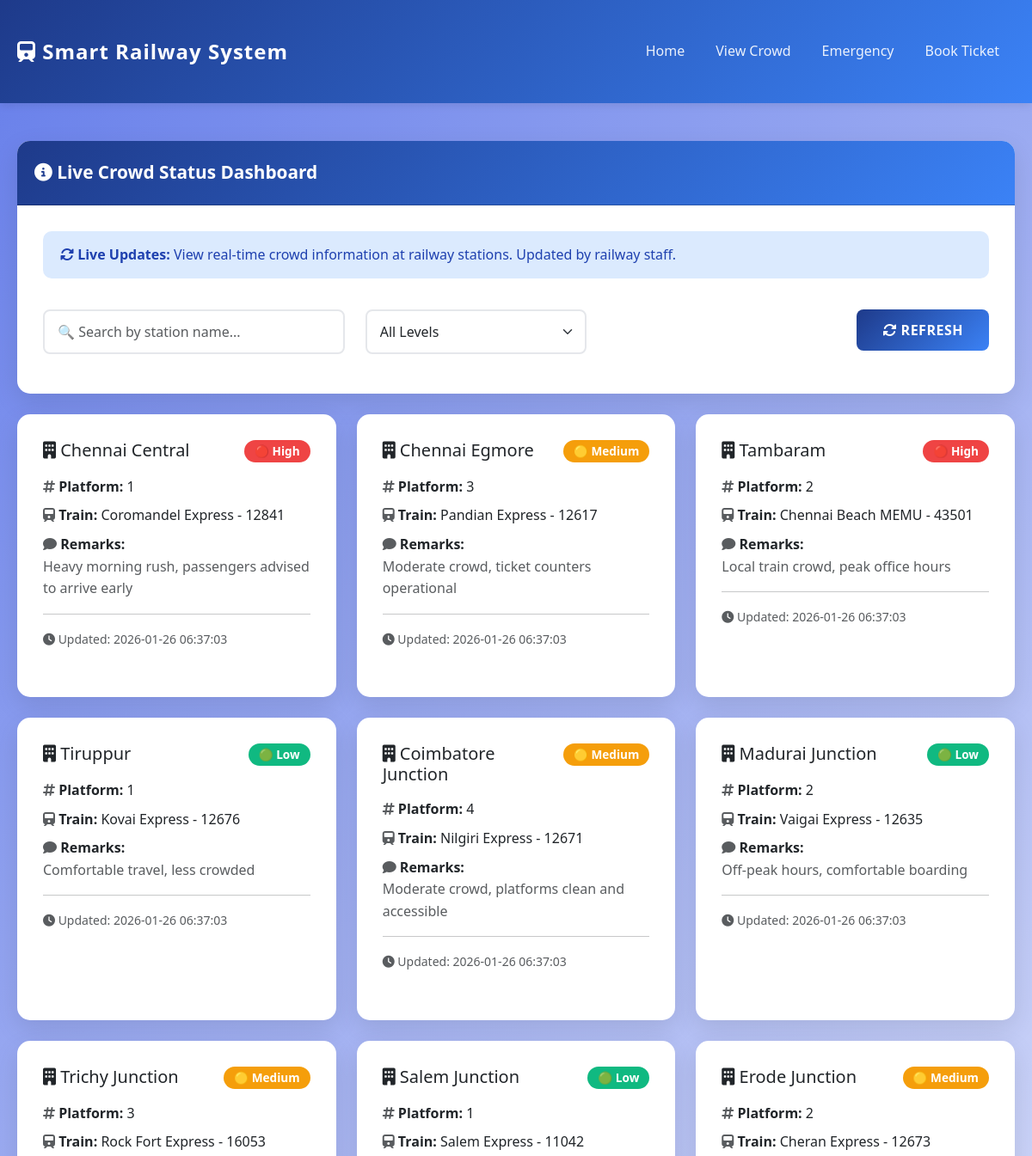
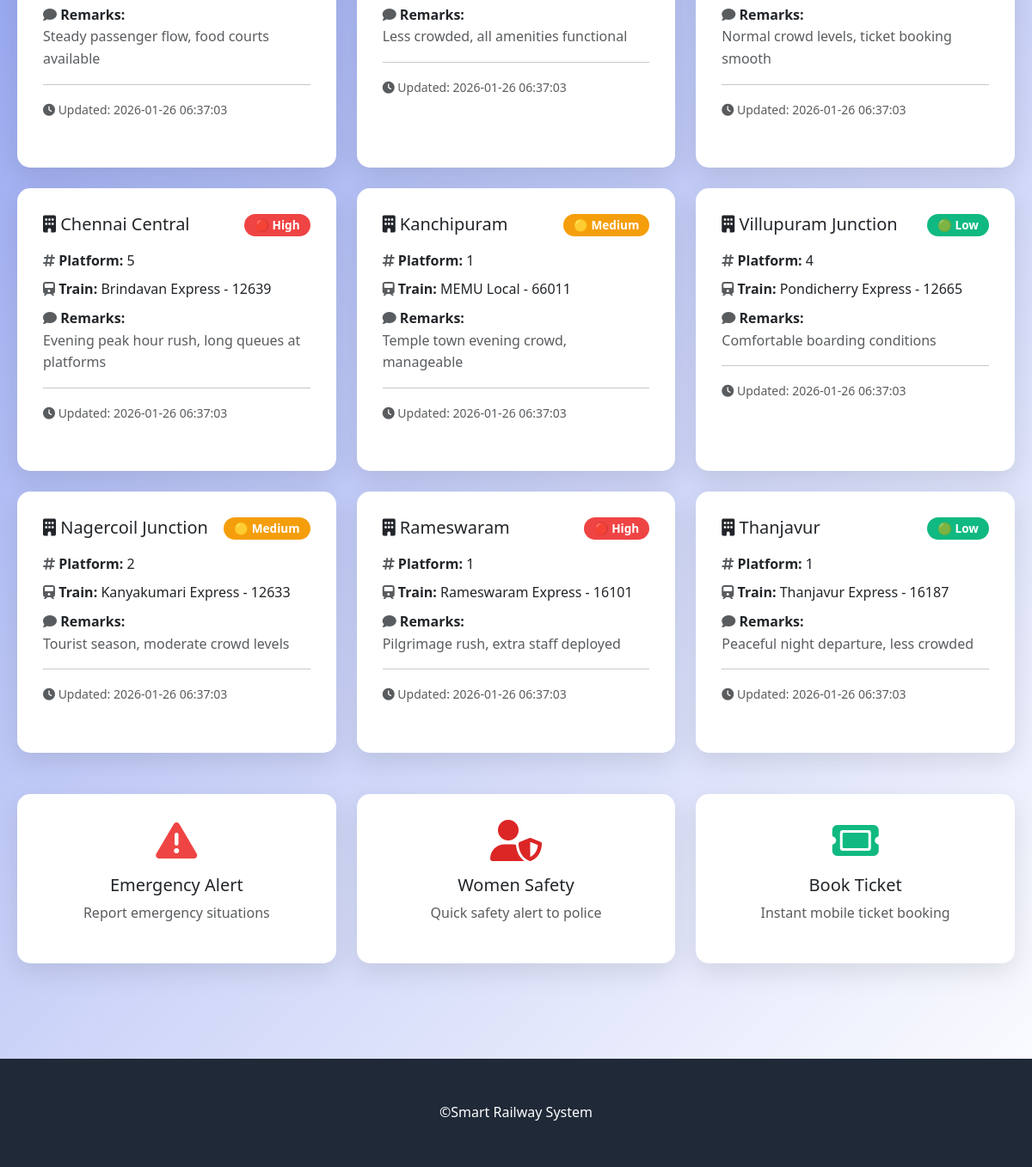
The app's page /passenger/view with its own data (2 pictures, top to bottom).
### tables this page shows
CREATE TABLE crowd_updates
                     (id INTEGER PRIMARY KEY AUTOINCREMENT,
                      station_name TEXT NOT NULL,
                      crowd_level TEXT NOT NULL,
                      platform_no TEXT,
                      train_name TEXT,
                      remarks TEXT,
                      updated_by TEXT,
                      update_time TIMESTAMP DEFAULT CURRENT_TIMESTAMP,
                      blockchain_hash TEXT);

### app.py (the view)
@app.route('/passenger/view')
def passenger_view():
    conn = get_db()
    crowd_updates = conn.execute('SELECT * FROM crowd_updates ORDER BY update_time DESC LIMIT 50').fetchall()
    conn.close()
    return render_template('passenger_view.html', crowd_updates=crowd_updates)

### app.py (called while the page is built)
def get_db():
    conn = sqlite3.connect('railway.db')
    conn.row_factory = sqlite3.Row
    return conn

### templates/passenger_view.html (shortened to what this page needs)
<!DOCTYPE html>
<html lang="en">
<head>
    <link href="https://cdn.jsdelivr.net/npm/bootstrap@5.3.0/dist/css/bootstrap.min.css" rel="stylesheet">
    <link rel="stylesheet" href="https://cdnjs.cloudflare.com/ajax/libs/font-awesome/6.4.0/css/all.min.css">
    <link rel="stylesheet" href="{{ url_for('static', filename='css/style.css') }}">
</head>
<body>
    <nav class="navbar navbar-expand-lg navbar-dark">
        <div class="container">
            <a class="navbar-brand" href="/">
                <i class="fas fa-train"></i> Smart Railway System
            </a>
            <div class="collapse navbar-collapse" id="navbarNav">
                <ul class="navbar-nav ms-auto">
                    <li class="nav-item">
                        <a class="nav-link" href="/">Home</a>
                    </li>
                    <li class="nav-item">
                        <a class="nav-link active" href="/passenger/view">View Crowd</a>
                    </li>
                    <li class="nav-item">
                        <a class="nav-link" href="/passenger/emergency">Emergency</a>
                    </li>
                    <li class="nav-item">
                        <a class="nav-link" href="/passenger/ticket-booking">Book Ticket</a>
                    </li>
                </ul>
            </div>
        </div>
    </nav>
    <div class="container mt-4">
        <div class="card mb-4">
            <div class="card-header">
                <i class="fas fa-info-circle"></i> Live Crowd Status Dashboard
            </div>
            <div class="card-body">
                <div class="row mb-3">
                    <div class="col-md-12">
                        <div class="alert alert-info">
                            <i class="fas fa-sync-alt"></i> <strong>Live Updates:</strong> View real-time crowd information at railway stations. Updated by railway staff.
                        </div>
                    </div>
                </div>
                <div class="row mb-3">
                    <div class="col-md-4">
                        <input type="text" class="form-control" id="searchStation"
                               placeholder="🔍 Search by station name...">
                    </div>
                    <div class="col-md-3">
                        <select class="form-select" id="filterCrowd">
                            <option value="">All Levels</option>
                        </select>
                    </div>
                    <div class="col-md-5 text-end">
                        <button class="btn btn-primary" onclick="location.reload()">
                            <i class="fas fa-sync-alt"></i> Refresh
                        </button>
                    </div>
                </div>
            </div>
        </div>
        <div class="row g-4" id="crowdContainer">
            {% if crowd_updates %}
                {% for update in crowd_updates %}
                    <div class="col-md-6 col-lg-4 crowd-item"
                         data-station="{{ update.station_name|lower }}"
                         data-level="{{ update.crowd_level }}">
                        <div class="card h-100">
                            <div class="card-body">
                                <div class="d-flex justify-content-between align-items-start mb-3">
                                    <h5 class="mb-0">
                                        <i class="fas fa-building"></i> {{ update.station_name }}
                                    </h5>
                                    {% if update.crowd_level == 'Low' %}
                                        <span class="badge badge-low">🟢 Low</span>
                                    {% elif update.crowd_level == 'Medium' %}
                                        <span class="badge badge-medium">🟡 Medium</span>
                                    {% else %}
                                        <span class="badge badge-high">🔴 High</span>
                                    {% endif %}
                                </div>
                                <div class="mb-2">
                                    <i class="fas fa-hashtag text-muted"></i>
                                    <strong>Platform:</strong> {{ update.platform_no or 'N/A' }}
                                </div>
                                <div class="mb-2">
                                    <i class="fas fa-train text-muted"></i>
                                    <strong>Train:</strong> {{ update.train_name or 'N/A' }}
                                </div>
                                {% if update.remarks %}
                                    <div class="mb-2">
                                        <i class="fas fa-comment text-muted"></i>
                                        <strong>Remarks:</strong>
                                        <p class="mb-0 text-muted">{{ update.remarks }}</p>
                                    </div>
                                {% endif %}
                                <hr>
                                <small class="text-muted">
                                    <i class="fas fa-clock"></i> Updated: {{ update.update_time }}
                                </small>
                            </div>
                        </div>
                    </div>
                {% endfor %}
            {% else %}
                <div class="col-12">
                    <div class="alert alert-warning text-center">
                        <i class="fas fa-exclamation-triangle"></i> No crowd updates available at the moment
                    </div>
                </div>
            {% endif %}
        </div>
        <div class="row mt-5">
            <div class="col-md-4 mb-3">
                <a href="/passenger/emergency" class="text-decoration-none">
                    <div class="card text-center">
                        <div class="card-body">
                            <i class="fas fa-exclamation-triangle fa-3x mb-3" style="color: #ef4444;"></i>
                            <h5>Emergency Alert</h5>
                            <p class="text-muted">Report emergency situations</p>
                        </div>
                    </div>
                </a>
            </div>
            <div class="col-md-4 mb-3">
                <a href="/passenger/women-safety" class="text-decoration-none">
                    <div class="card text-center">
                        <div class="card-body">
                            <i class="fas fa-user-shield fa-3x mb-3" style="color: #dc2626;"></i>
                            <h5>Women Safety</h5>
                            <p class="text-muted">Quick safety alert to police</p>
                        </div>
                    </div>
                </a>
            </div>
            <div class="col-md-4 mb-3">
                <a href="/passenger/ticket-booking" class="text-decoration-none">
                    <div class="card text-center">
                        <div class="card-body">
                            <i class="fas fa-ticket fa-3x mb-3" style="color: #10b981;"></i>
                            <h5>Book Ticket</h5>
                            <p class="text-muted">Instant mobile ticket booking</p>
                        </div>
                    </div>
                </a>
            </div>
        </div>
    </div>
    <footer>
        <div class="container">
            <p>&copy;Smart Railway System</p>
        </div>
    </footer>
</body>
</html>

### static/css/style.css (style rules this page uses)
* { margin: 0; padding: 0; box-sizing: border-box; }
:root { --primary-color: #1e3a8a; --secondary-color: #3b82f6; --success-color: #10b981; --danger-color: #ef4444; --warning-color: #f59e0b; --dark-color: #1f2937; --light-color: #f3f4f6; --white-color: #ffffff; }
body { font-family: 'Segoe UI', Tahoma, Geneva, Verdana, sans-serif; line-height: 1.6; color: #333; background: linear-gradient(135deg, #667eea 0%, #ffffff 100%); min-height: 100vh; }
.navbar { background: linear-gradient(135deg, var(--primary-color), var(--secondary-color)) !important; box-shadow: 0 2px 10px rgba(0,0,0,0.1); padding: 1rem 0; }
.navbar-brand { font-size: 1.5rem; font-weight: bold; color: white !important; letter-spacing: 1px; }
.navbar-nav .nav-link { color: rgba(255,255,255,0.9) !important; margin: 0 10px; transition: all 0.3s ease; font-weight: 500; }
.container { max-width: 1200px; margin: 0 auto; padding: 20px; }
.card { border: none; border-radius: 15px; box-shadow: 0 10px 30px rgba(0,0,0,0.1); margin-bottom: 25px; transition: transform 0.3s ease, box-shadow 0.3s ease; background: white; }
.card-header { background: linear-gradient(135deg, var(--primary-color), var(--secondary-color)); color: white; border-radius: 15px 15px 0 0 !important; padding: 20px; font-size: 1.3rem; font-weight: 600; }
.card-body { padding: 30px; }
.form-control, .form-select { border: 2px solid #e5e7eb; border-radius: 8px; padding: 12px 15px; font-size: 1rem; transition: all 0.3s ease; }
.btn { padding: 12px 30px; border-radius: 8px; font-weight: 600; text-transform: uppercase; letter-spacing: 0.5px; transition: all 0.3s ease; border: none; }
.btn-primary { background: linear-gradient(135deg, var(--primary-color), var(--secondary-color)); color: white; }
.alert { border-radius: 10px; padding: 15px 20px; margin-bottom: 20px; border: none; font-weight: 500; }
.alert-info { background: #dbeafe; color: #1e40af; }
.badge { padding: 6px 12px; border-radius: 20px; font-weight: 600; font-size: 0.85rem; }
.badge-low { background: var(--success-color); }
.badge-medium { background: var(--warning-color); }
.badge-high { background: var(--danger-color); }
footer { background: var(--dark-color); color: white; text-align: center; padding: 30px 0; margin-top: 50px; }
footer p { margin: 0; }
html { scroll-behavior: smooth; }
.card { animation: fadeIn 0.5s ease-in-out; }

### records on screen
crowd_updates: station_name "Chennai Central", crowd_level "🔴 High", platform_no "1", train_name "Coromandel Express - 12841", remarks "Heavy morning rush, passengers advised to arrive early", update_time "2026-01-26 06:37:03"
crowd_updates: station_name "Chennai Egmore", crowd_level "🟡 Medium", platform_no "3", train_name "Pandian Express - 12617", remarks "Moderate crowd, ticket counters operational", update_time "2026-01-26 06:37:03"
crowd_updates: station_name "Tambaram", crowd_level "🔴 High", platform_no "2", train_name "Chennai Beach MEMU - 43501", remarks "Local train crowd, peak office hours", update_time "2026-01-26 06:37:03"
crowd_updates: station_name "Tiruppur", crowd_level "🟢 Low", platform_no "1", train_name "Kovai Express - 12676", remarks "Comfortable travel, less crowded", update_time "2026-01-26 06:37:03"
crowd_updates: station_name "Coimbatore Junction", crowd_level "🟡 Medium", platform_no "4", train_name "Nilgiri Express - 12671", remarks "Moderate crowd, platforms clean and accessible", update_time "2026-01-26 06:37:03"
crowd_updates: station_name "Madurai Junction", crowd_level "🟢 Low", platform_no "2", train_name "Vaigai Express - 12635", remarks "Off-peak hours, comfortable boarding", update_time "2026-01-26 06:37:03"
crowd_updates: station_name "Trichy Junction", crowd_level "🟡 Medium", platform_no "3", train_name "Rock Fort Express - 16053", remarks "Steady passenger flow, food courts available", update_time "2026-01-26 06:37:03"
crowd_updates: station_name "Salem Junction", crowd_level "🟢 Low", platform_no "1", train_name "Salem Express - 11042", remarks "Less crowded, all amenities functional", update_time "2026-01-26 06:37:03"
crowd_updates: station_name "Erode Junction", crowd_level "🟡 Medium", platform_no "2", train_name "Cheran Express - 12673", remarks "Normal crowd levels, ticket booking smooth", update_time "2026-01-26 06:37:03"
crowd_updates: station_name "Chennai Central", crowd_level "🔴 High", platform_no "5", train_name "Brindavan Express - 12639", remarks "Evening peak hour rush, long queues at platforms", update_time "2026-01-26 06:37:03"
crowd_updates: station_name "Kanchipuram", crowd_level "🟡 Medium", platform_no "1", train_name "MEMU Local - 66011", remarks "Temple town evening crowd, manageable", update_time "2026-01-26 06:37:03"
crowd_updates: station_name "Villupuram Junction", crowd_level "🟢 Low", platform_no "4", train_name "Pondicherry Express - 12665", remarks "Comfortable boarding conditions", update_time "2026-01-26 06:37:03"
crowd_updates: station_name "Nagercoil Junction", crowd_level "🟡 Medium", platform_no "2", train_name "Kanyakumari Express - 12633", remarks "Tourist season, moderate crowd levels", update_time "2026-01-26 06:37:03"
crowd_updates: station_name "Rameswaram", crowd_level "🔴 High", platform_no "1", train_name "Rameswaram Express - 16101", remarks "Pilgrimage rush, extra staff deployed", update_time "2026-01-26 06:37:03"
crowd_updates: station_name "Thanjavur", crowd_level "🟢 Low", platform_no "1", train_name "Thanjavur Express - 16187", remarks "Peaceful night departure, less crowded", update_time "2026-01-26 06:37:03"
